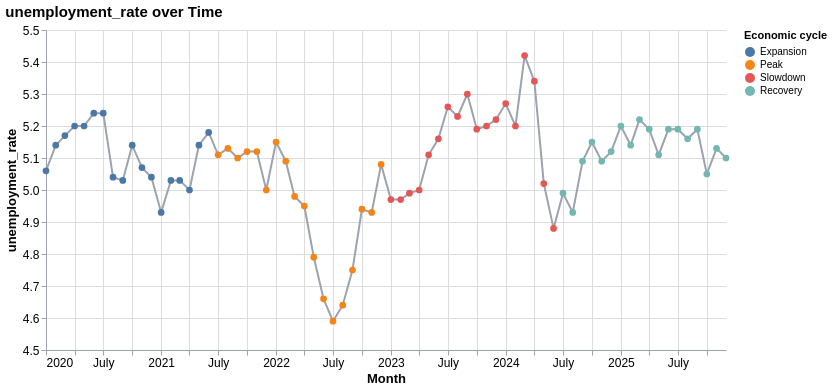

This figure's notebook cell:
### Code cell
time_series('unemployment_rate')

### Figure 1 — Vega-Lite specification as saved in the notebook (floating-point values rounded to 4 significant figures)
{"config": {"view": {"continuousWidth": 300, "continuousHeight": 300, "strokeWidth": 0}, "axis": {"domainColor": "#9ca3af", "labelColor": "#000", "labelFontSize": 12, "labelLimit": 160, "tickColor": "#9ca3af", "titleColor": "#000", "titleFontSize": 13}}, "layer": [{"mark": {"type": "line", "color": "#9ca3af"}, "encoding": {"x": {"field": "economic_date", "title": "Month", "type": "temporal"}, "y": {"field": "unemployment_rate", "scale": {"zero": false}, "title": "unemployment_rate", "type": "quantitative"}}}, {"mark": {"type": "circle", "opacity": 1, "size": 45}, "encoding": {"color": {"field": "economic_cycle", "sort": ["Expansion", "Peak", "Slowdown", "Recovery"], "title": "Economic cycle", "type": "nominal"}, "tooltip": [{"field": "economic_date", "format": "%b %Y", "type": "temporal"}, {"field": "economic_cycle", "type": "nominal"}, {"field": "unemployment_rate", "type": "quantitative"}], "x": {"field": "economic_date", "title": "Month", "type": "temporal"}, "y": {"field": "unemployment_rate", "scale": {"zero": false}, "title": "unemployment_rate", "type": "quantitative"}}}], "data": {"name": "data-a283ac197b6f440db1b2f6146f8302b0"}, "height": 320, "title": {"text": "unemployment_rate over Time", "anchor": "start", "fontSize": 15}, "width": 680, "$schema": "https://vega.github.io/schema/vega-lite/v5.20.1.json", "datasets": {"data-a283ac197b6f440db1b2f6146f8302b0": [{"economic_date": "2020-01-01T00:00:00", "economic_cycle": "Expansion", "unemployment_rate": 5.06}, {"economic_date": "2020-02-01T00:00:00", "economic_cycle": "Expansion", "unemployment_rate": 5.14}, {"economic_date": "2020-03-01T00:00:00", "economic_cycle": "Expansion", "unemployment_rate": 5.17}, {"economic_date": "2020-04-01T00:00:00", "economic_cycle": "Expansion", "unemployment_rate": 5.2}, {"economic_date": "2020-05-01T00:00:00", "economic_cycle": "Expansion", "unemployment_rate": 5.2}, {"economic_date": "2020-06-01T00:00:00", "economic_cycle": "Expansion", "unemployment_rate": 5.24}, {"economic_date": "2020-07-01T00:00:00", "economic_cycle": "Expansion", "unemployment_rate": 5.24}, {"economic_date": "2020-08-01T00:00:00", "economic_cycle": "Expansion", "unemployment_rate": 5.04}, {"economic_date": "2020-09-01T00:00:00", "economic_cycle": "Expansion", "unemployment_rate": 5.03}, {"economic_date": "2020-10-01T00:00:00", "economic_cycle": "Expansion", "unemployment_rate": 5.14}, {"economic_date": "2020-11-01T00:00:00", "economic_cycle": "Expansion", "unemployment_rate": 5.07}, {"economic_date": "2020-12-01T00:00:00", "economic_cycle": "Expansion", "unemployment_rate": 5.04}, {"economic_date": "2021-01-01T00:00:00", "economic_cycle": "Expansion", "unemployment_rate": 4.93}, {"economic_date": "2021-02-01T00:00:00", "economic_cycle": "Expansion", "unemployment_rate": 5.03}, {"economic_date": "2021-03-01T00:00:00", "economic_cycle": "Expansion", "unemployment_rate": 5.03}, {"economic_date": "2021-04-01T00:00:00", "economic_cycle": "Expansion", "unemployment_rate": 5.0}, {"economic_date": "2021-05-01T00:00:00", "economic_cycle": "Expansion", "unemployment_rate": 5.14}, {"economic_date": "2021-06-01T00:00:00", "economic_cycle": "Expansion", "unemployment_rate": 5.18}, {"economic_date": "2021-07-01T00:00:00", "economic_cycle": "Peak", "unemployment_rate": 5.11}, {"economic_date": "2021-08-01T00:00:00", "economic_cycle": "Peak", "unemployment_rate": 5.13}, {"economic_date": "2021-09-01T00:00:00", "economic_cycle": "Peak", "unemployment_rate": 5.1}, {"economic_date": "2021-10-01T00:00:00", "economic_cycle": "Peak", "unemployment_rate": 5.12}, {"economic_date": "2021-11-01T00:00:00", "economic_cycle": "Peak", "unemployment_rate": 5.12}, {"economic_date": "2021-12-01T00:00:00", "economic_cycle": "Peak", "unemployment_rate": 5.0}, {"economic_date": "2022-01-01T00:00:00", "economic_cycle": "Peak", "unemployment_rate": 5.15}, {"economic_date": "2022-02-01T00:00:00", "economic_cycle": "Peak", "unemployment_rate": 5.09}, {"economic_date": "2022-03-01T00:00:00", "economic_cycle": "Peak", "unemployment_rate": 4.98}, {"economic_date": "2022-04-01T00:00:00", "economic_cycle": "Peak", "unemployment_rate": 4.95}, {"economic_date": "2022-05-01T00:00:00", "economic_cycle": "Peak", "unemployment_rate": 4.79}, {"economic_date": "2022-06-01T00:00:00", "economic_cycle": "Peak", "unemployment_rate": 4.66}, {"economic_date": "2022-07-01T00:00:00", "economic_cycle": "Peak", "unemployment_rate": 4.59}, {"economic_date": "2022-08-01T00:00:00", "economic_cycle": "Peak", "unemployment_rate": 4.64}, {"economic_date": "2022-09-01T00:00:00", "economic_cycle": "Peak", "unemployment_rate": 4.75}, {"economic_date": "2022-10-01T00:00:00", "economic_cycle": "Peak", "unemployment_rate": 4.94}, {"economic_date": "2022-11-01T00:00:00", "economic_cycle": "Peak", "unemployment_rate": 4.93}, {"economic_date": "2022-12-01T00:00:00", "economic_cycle": "Peak", "unemployment_rate": 5.08}, {"economic_date": "2023-01-01T00:00:00", "economic_cycle": "Slowdown", "unemployment_rate": 4.97}, {"economic_date": "2023-02-01T00:00:00", "economic_cycle": "Slowdown", "unemployment_rate": 4.97}, {"economic_date": "2023-03-01T00:00:00", "economic_cycle": "Slowdown", "unemployment_rate": 4.99}, {"economic_date": "2023-04-01T00:00:00", "economic_cycle": "Slowdown", "unemployment_rate": 5.0}, {"economic_date": "2023-05-01T00:00:00", "economic_cycle": "Slowdown", "unemployment_rate": 5.11}, {"economic_date": "2023-06-01T00:00:00", "economic_cycle": "Slowdown", "unemployment_rate": 5.16}, {"economic_date": "2023-07-01T00:00:00", "economic_cycle": "Slowdown", "unemployment_rate": 5.26}, {"economic_date": "2023-08-01T00:00:00", "economic_cycle": "Slowdown", "unemployment_rate": 5.23}, {"economic_date": "2023-09-01T00:00:00", "economic_cycle": "Slowdown", "unemployment_rate": 5.3}, {"economic_date": "2023-10-01T00:00:00", "economic_cycle": "Slowdown", "unemployment_rate": 5.19}, {"economic_date": "2023-11-01T00:00:00", "economic_cycle": "Slowdown", "unemployment_rate": 5.2}, {"economic_date": "2023-12-01T00:00:00", "economic_cycle": "Slowdown", "unemployment_rate": 5.22}, {"economic_date": "2024-01-01T00:00:00", "economic_cycle": "Slowdown", "unemployment_rate": 5.27}, {"economic_date": "2024-02-01T00:00:00", "economic_cycle": "Slowdown", "unemployment_rate": 5.2}, {"economic_date": "2024-03-01T00:00:00", "economic_cycle": "Slowdown", "unemployment_rate": 5.42}, {"economic_date": "2024-04-01T00:00:00", "economic_cycle": "Slowdown", "unemployment_rate": 5.34}, {"economic_date": "2024-05-01T00:00:00", "economic_cycle": "Slowdown", "unemployment_rate": 5.02}, {"economic_date": "2024-06-01T00:00:00", "economic_cycle": "Slowdown", "unemployment_rate": 4.88}, {"economic_date": "2024-07-01T00:00:00", "economic_cycle": "Recovery", "unemployment_rate": 4.99}, {"economic_date": "2024-08-01T00:00:00", "economic_cycle": "Recovery", "unemployment_rate": 4.93}, {"economic_date": "2024-09-01T00:00:00", "economic_cycle": "Recovery", "unemployment_rate": 5.09}, {"economic_date": "2024-10-01T00:00:00", "economic_cycle": "Recovery", "unemployment_rate": 5.15}, {"economic_date": "2024-11-01T00:00:00", "economic_cycle": "Recovery", "unemployment_rate": 5.09}, {"economic_date": "2024-12-01T00:00:00", "economic_cycle": "Recovery", "unemployment_rate": 5.12}, {"economic_date": "2025-01-01T00:00:00", "economic_cycle": "Recovery", "unemployment_rate": 5.2}, {"economic_date": "2025-02-01T00:00:00", "economic_cycle": "Recovery", "unemployment_rate": 5.14}, {"economic_date": "2025-03-01T00:00:00", "economic_cycle": "Recovery", "unemployment_rate": 5.22}, {"economic_date": "2025-04-01T00:00:00", "economic_cycle": "Recovery", "unemployment_rate": 5.19}, {"economic_date": "2025-05-01T00:00:00", "economic_cycle": "Recovery", "unemployment_rate": 5.11}, {"economic_date": "2025-06-01T00:00:00", "economic_cycle": "Recovery", "unemployment_rate": 5.19}, {"economic_date": "2025-07-01T00:00:00", "economic_cycle": "Recovery", "unemployment_rate": 5.19}, {"economic_date": "2025-08-01T00:00:00", "economic_cycle": "Recovery", "unemployment_rate": 5.16}, {"economic_date": "2025-09-01T00:00:00", "economic_cycle": "Recovery", "unemployment_rate": 5.19}, {"economic_date": "2025-10-01T00:00:00", "economic_cycle": "Recovery", "unemployment_rate": 5.05}, {"economic_date": "2025-11-01T00:00:00", "economic_cycle": "Recovery", "unemployment_rate": 5.13}, {"economic_date": "2025-12-01T00:00:00", "economic_cycle": "Recovery", "unemployment_rate": 5.1}]}}
